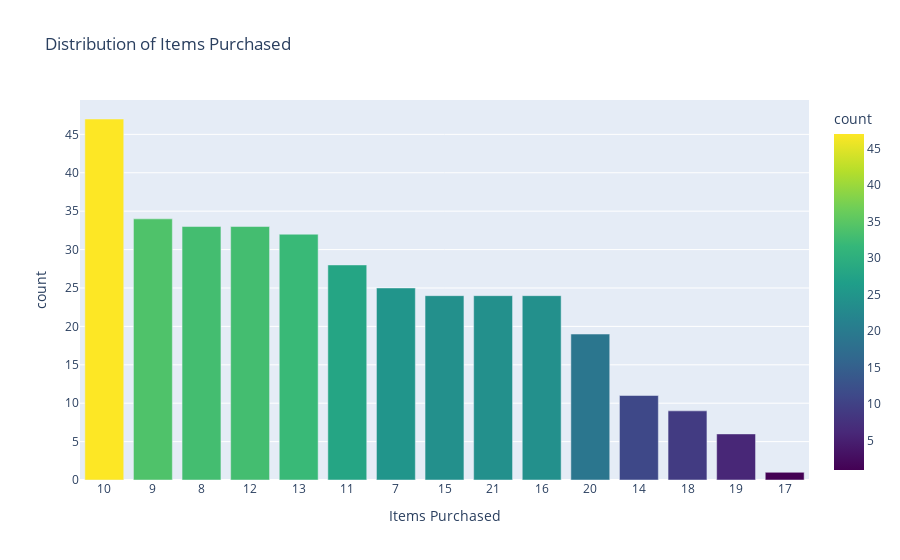

Source (notebook cell):
### Code cell
# Ensure 'Items Purchased' is treated as a categorical variable to put all values in x axis
items_counts['Items Purchased'] = items_counts['Items Purchased'].astype(str)
fig = px.bar(items_counts, x='Items Purchased', y='count', 
             title='Distribution of Items Purchased', 
             color='count', color_continuous_scale='Viridis')
fig.show()

### Figure 1 — Plotly figure (JSON) as saved in the notebook; plotly's stock layout.template omitted (floating-point values rounded to 4 significant figures)
{"data": [{"alignmentgroup": "True", "hovertemplate": "Items Purchased=%{x}<br>count=%{marker.color}<extra></extra>", "legendgroup": "", "marker": {"color": [47, 34, 33, 33, 32, 28, 25, 24, 24, 24, 19, 11, 9, 6, 1], "coloraxis": "coloraxis", "pattern": {"shape": ""}}, "name": "", "offsetgroup": "", "orientation": "v", "showlegend": false, "textposition": "auto", "type": "bar", "x": ["10", "9", "8", "12", "13", "11", "7", "15", "21", "16", "20", "14", "18", "19", "17"], "xaxis": "x", "y": [47, 34, 33, 33, 32, 28, 25, 24, 24, 24, 19, 11, 9, 6, 1], "yaxis": "y"}], "layout": {"barmode": "relative", "coloraxis": {"colorbar": {"title": {"text": "count"}}, "colorscale": [[0, "#440154"], [0.1111, "#482878"], [0.2222, "#3e4989"], [0.3333, "#31688e"], [0.4444, "#26828e"], [0.5556, "#1f9e89"], [0.6667, "#35b779"], [0.7778, "#6ece58"], [0.8889, "#b5de2b"], [1, "#fde725"]]}, "legend": {"tracegroupgap": 0}, "title": {"text": "Distribution of Items Purchased"}, "xaxis": {"anchor": "y", "domain": [0, 1], "title": {"text": "Items Purchased"}}, "yaxis": {"anchor": "x", "domain": [0, 1], "title": {"text": "count"}}}}
